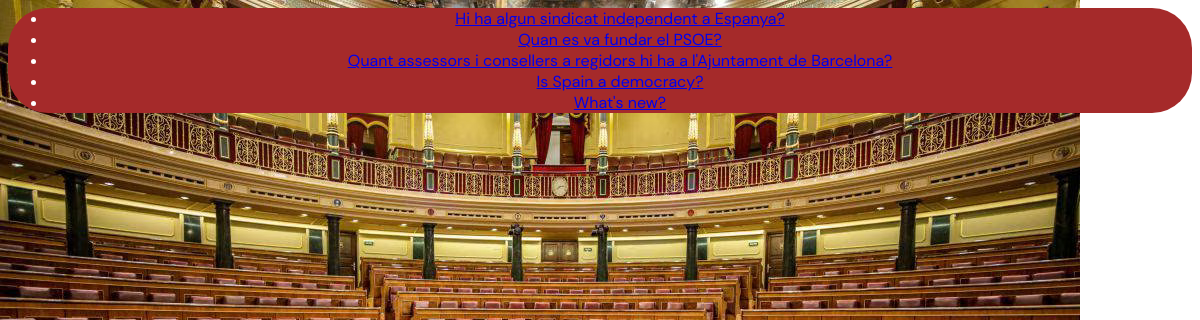
Screenshot of /polls/ with the database file from the repository.
### polls/models.py (models this page shows, shortened)
class Question(models.Model):
    question_text = models.CharField(max_length=200)
    pub_date = models.DateTimeField('date published')

### polls/views.py (the view)
# urls.py: path('', views.IndexView.as_view(), name='index'),
class IndexView(generic.ListView):
    template_name = "polls/index.html"
    context_object_name="latest_question_list"
    def get_queryset(self):
        return Question.objects.filter(pub_date__lte=timezone.now()).order_by("-pub_date")[:5]

### polls/templates/polls/index.html
{% load static %}
<link rel="stylesheet" href="{% static 'polls/styles/main.css' %}">
{% if latest_question_list %}
<div class="preguntes">
    <ul>
    {% for question in latest_question_list %}
        <li class="pregunta" ><a href="{% url 'polls:detail' question.id %}">
            {{ question.question_text }}</a></li>
    {% endfor %}
    </ul>
</div>
{% else %}
    <p>No polls are available.</p>
{% endif %}

### polls/static/polls/styles/main.css (style rules this page uses)
.pregunta { color:white; }
.preguntes { background-color: brown; text-align: center; border-radius: 40px; color:white; }

### rows the page displays
Question: question_text "Hi ha algun sindicat independent a Espanya?"
Question: question_text "Quan es va fundar el PSOE?"
Question: question_text "Quant assessors i consellers a regidors hi ha a l'Ajuntament de Barcelona?"
Question: question_text "Is Spain a democracy?"
Question: question_text "What's new?"
